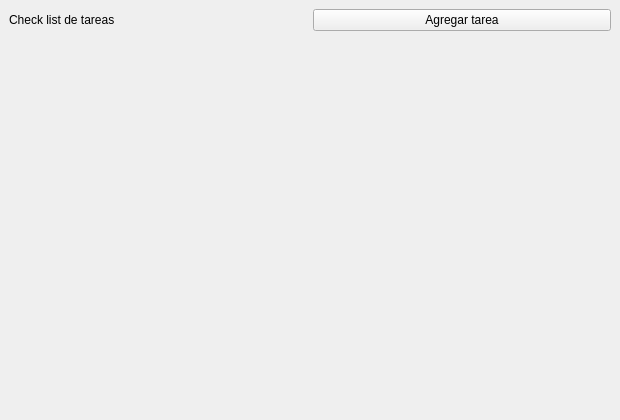
<?xml version="1.0" encoding="UTF-8"?>
<ui version="4.0">
 <class>MainWindow</class>
 <widget class="QMainWindow" name="MainWindow">
  <property name="geometry">
   <rect><x>0</x><y>0</y><width>620</width><height>420</height></rect>
  </property>
  <property name="windowTitle">
   <string>MainWindow</string>
  </property>
  <widget class="QWidget" name="centralwidget">
   <layout class="QVBoxLayout" name="verticalLayout">
    <item>
     <layout class="QHBoxLayout" name="topLayout">
      <item>
       <widget class="QLabel" name="statusLabel">
        <property name="text"><string>Check list de tareas</string></property>
       </widget>
      </item>
      <item>
       <widget class="QPushButton" name="addTaskButton">
        <property name="text"><string>Agregar tarea</string></property>
       </widget>
      </item>
     </layout>
    </item>
    <item>
     <layout class="QVBoxLayout" name="tasksLayout"/>
    </item>
    <item>
     <spacer name="verticalSpacer">
      <property name="orientation"><enum>Qt::Vertical</enum></property>
      <property name="sizeHint" stdset="0"><size><width>20</width><height>40</height></size></property>
     </spacer>
    </item>
   </layout>
  </widget>
 </widget>
 <resources/>
 <connections/>
</ui>
